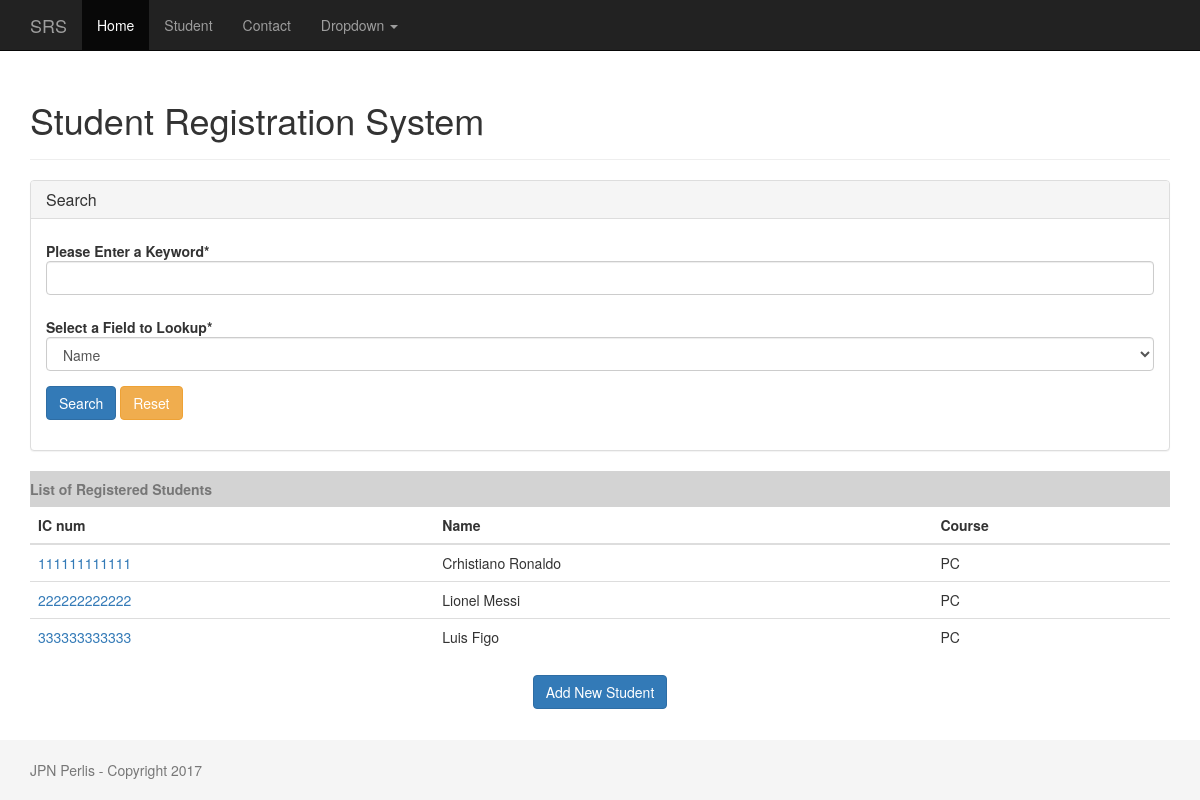
/student/, run on an earlier commit of the app's database.
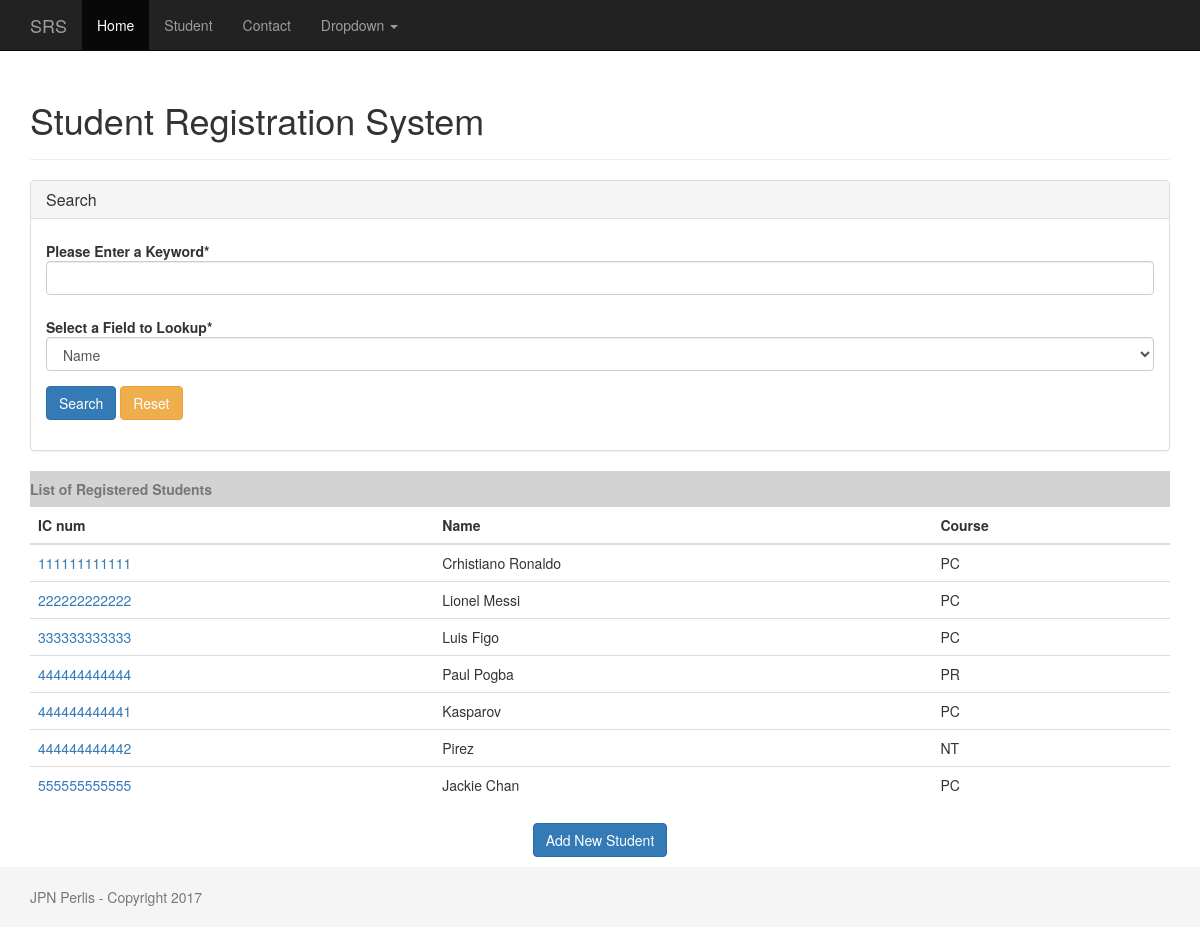
And on a later commit of the database.
### student/models.py (models this page shows, shortened)
class Student(models.Model):
    PROGAMMING = 'PR'
    NETWORKING = 'NT'
    PCTECH = 'PC'
    COURSE_CHOICES = (
        (PROGAMMING, 'Programming'),
        (NETWORKING, 'Networking'),
        (PCTECH, 'PC Technichian'),
    )
    createdby = models.ForeignKey('auth.User',on_delete=models.CASCADE)
    icnum = models.CharField('ID Number',max_length=12,unique=True,blank=False,null=False)
    name = models.CharField('Name',max_length=300)
    course = models.CharField('Courserwork',max_length=2,choices=COURSE_CHOICES,default=PCTECH,)
    created_date = models.DateTimeField('Created Date',default=timezone.now)

### student/views.py (the view)
# urls.py: 2. Add a URL to urlpatterns:  path('', views.home, name='home')
def home(request):
    if request.method == "POST" :
        select_buttons = request.POST.get("select_buttons", "")
        search = request.POST.get("search", "")
        if select_buttons == 'icnum':
            students = Student.objects.filter(icnum__startswith=search).order_by('created_date')
        elif select_buttons == 'course':
            students = Student.objects.filter(course__startswith=search).order_by('created_date')
        else:
            students = Student.objects.filter(name__startswith=search).order_by('created_date')
        if students:
            messages.success(request, str(len(students)) + " record(s) was/were found for keyword = " + str(request.POST.get("search", "")))
            page = 1
        else:
            messages.error(request, "Sorry, No record was found for keyword = " + str(request.POST.get("search", "")))
    else:
        select_buttons = request.GET.get("select_buttons", "")
        search = request.GET.get("search", "")
        if search:
            if select_buttons == 'icnum':
                students = Student.objects.filter(icnum__startswith=search).order_by('created_date')
            elif select_buttons == 'course':
                students = Student.objects.filter(course__startswith=search).order_by('created_date')
            else:
                students = Student.objects.filter(name__startswith=search).order_by('created_date')
        else:
            students = Student.objects.all().order_by('created_date')
        page = request.GET.get('page', 1)
    paginator = Paginator(students, 10)
    try:
        students = paginator.page(page)
    except PageNotAnInteger:
        students = paginator.page(1)
    except EmptyPage:
        students = paginator.page(paginator.num_pages)
    return render(request, 'student/home.html', {'form': SearchForm(), 'students': students,
        'search':search, 'select_buttons': select_buttons })

### student/forms.py
class SearchForm(forms.Form):
    search = forms.CharField(label="Please Enter a Keyword")
    select_buttons = forms.ChoiceField(
        label='Select a Field to Lookup',
        choices = (
            ('name', "Name"),
            ('icnum', "ID/IC Number"),
            ('course', "Course")
        ),
        widget = forms.Select,
        initial = 'name',
    )
    helper = FormHelper()
    helper.form_class = 'form-horizontal'
    helper.layout = Layout(
        Field('search', css_class='input-xlarge'),
        Field('select_buttons', css_class='input-xlarge'),
        FormActions(
            Submit('submit_change', 'Search', css_class="btn-primary"),
            HTML('<a class="btn btn-warning" href={% url "student_home" %}>Reset</a>'),
        )
    )

### templates/student/home.html (shortened to what this page needs)
{% extends 'baseproj.html' %}
{% load crispy_forms_tags %}
{% block content %}
<div class="page-header">
  <h1>Student Registration System</h1>
</div>
<div class="panel panel-default">
    <div class="panel-heading">
        <h1 class="panel-title">Search</h1>
    </div>
    <div class="panel-body">
      {% crispy form %}
    </div>
</div>
   	<table class="table">
      <caption style="border: inherit; background-color: lightgrey;">
            <span class="align-centre"><strong>List of Registered Students</strong></span>
        </caption>
        <thead class="thead-inverse">
          <tr>
            <th>IC num</th>
            <th>Name</th>
            <th>Course</th>
          </tr>
        </thead>
        <tbody>
        {% if students  %}
          {% for student in students %}
            <tr>
              <td>
                <a href="{% url 'student_detail' student.pk %}">{{ student.icnum }}</a>
              </td>
              <td class="align-middle">{{ student.name }}</td>
              <td class="align-middle">{{ student.course }}</td>
            </tr>
          {% endfor %}
        {% else %}
        	<tr>
        	  <td colspan="3">No Records so far..!!</td>
              <td>
              </td>
            </tr>
        {% endif %}
        </tbody>
    </table>
       <p class="text-center">
	    <a href="{% url 'student_new' %}" class="btn btn-primary" >Add New Student</a>
	  </p>
{% endblock %}

### templates/baseproj.html (shortened to what this page needs)
{% load static %}
{% load i18n %}
<!DOCTYPE html>
<html lang="en">
  <head>
    <link rel="stylesheet" href="{% static 'css/bootstrap.min.css' %}">
    <link href="{% static 'css/ie10-viewport-bug-workaround.css' %}" rel="stylesheet">
    <link rel="stylesheet" href="{% static 'css/sticky-footer-navbar.css' %}">
  </head>
  <body>
    {% block navbar %}
    <nav class="navbar navbar-inverse navbar-fixed-top">
      <div class="container">
        <div class="navbar-header">
          <a class="navbar-brand" href="#">SRS</a>
        </div>
        <div id="navbar" class="collapse navbar-collapse">
          <ul class="nav navbar-nav">
            <li class="active"><a href="/">Home</a></li>
            <li><a href="{% url 'student_home' %}">Student</a></li>
            <li><a href="#contact">Contact</a></li>
            <li class="dropdown">
              <a href="#" class="dropdown-toggle" data-toggle="dropdown" role="button" aria-haspopup="true" aria-expanded="false">Dropdown <span class="caret"></span></a>
            </li>
          </ul>
        </div>
      </div>
    </nav>
    {% endblock %}
    {% block maincontent %}
    <div class="container">
      {% block content %}{% endblock %}
    </div>
    {% endblock %}
    {% block footer %}
    <footer class="footer">
      <div class="container">
        <p class="text-muted">JPN Perlis - Copyright 2017</p>
      </div>
    </footer>
    {% endblock %}
  </body>
</html>

### static/css/sticky-footer-navbar.css (style rules this page uses)
html { position: relative; min-height: 100%; }
body { margin-bottom: 60px; }
.footer { position: absolute; bottom: 0; width: 100%; height: 60px; background-color: #f5f5f5; }
.form-horizontal .form-group { margin-right: 0px; margin-left: 0px; }
body > .container { padding: 60px 15px 0; }
.container .text-muted { margin: 20px 0; }
.footer > .container { padding-right: 15px; padding-left: 15px; }

What changed in the data, as far as the page shows it:
added Student: icnum "444444444444", name "Paul Pogba", course "PR"
added Student: icnum "444444444441", name "Kasparov", course "PC"
added Student: icnum "444444444442", name "Pirez", course "NT"
added Student: icnum "555555555555", name "Jackie Chan", course "PC"
